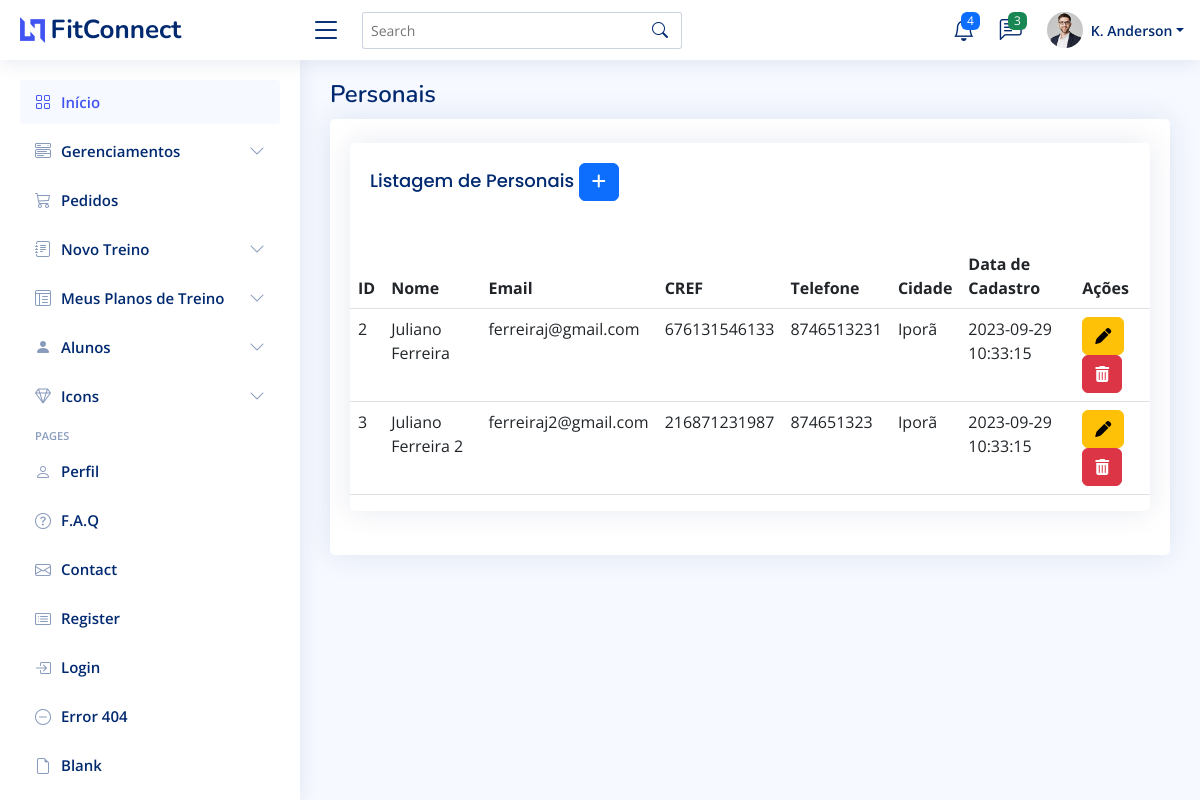
Page /listarPersonal.php on the committed database.
### tables this page shows
CREATE TABLE `personal` (
  `id` int(11) NOT NULL,
  `nome` varchar(100) NOT NULL,
  `email` varchar(100) NOT NULL,
  `senha` varchar(50) NOT NULL,
  `sexo` varchar(10) NOT NULL,
  `dataNascimento` date NOT NULL,
  `cref` varchar(15) NOT NULL,
  `cpf` varchar(11) NOT NULL,
  `cnpj` varchar(20) NOT NULL,
  `telefone` varchar(20) NOT NULL,
  `cep` varchar(15) NOT NULL,
  `endereco` varchar(100) NOT NULL,
  `numero` varchar(6) NOT NULL,
  `bairro` varchar(45) NOT NULL,
  `cidade` varchar(50) NOT NULL,
  `estado` varchar(2) NOT NULL,
  `observacao` varchar(500) NOT NULL,
  `estatus` varchar(10) NOT NULL DEFAULT 'ativo',
  `dataCadastro` datetime NOT NULL DEFAULT current_timestamp() ON UPDATE current_timestamp()
);

### listarPersonal.php (the view, shortened to what this page needs)
<?php
require_once("conexao.php");
$sql = "select * from personal";
$resultados = mysqli_query($conexao, $sql);
?>
<!DOCTYPE html>
<html lang="en">
<head>
    <link href="https://cdn.jsdelivr.net/npm/bootstrap@5.3.0-alpha3/dist/css/bootstrap.min.css" rel="stylesheet"
>
    <link href="assets/vendor/bootstrap/css/bootstrap.min.css" rel="stylesheet">
    <link href="assets/vendor/bootstrap-icons/bootstrap-icons.css" rel="stylesheet">
    <link href="assets/vendor/boxicons/css/boxicons.min.css" rel="stylesheet">
    <link href="assets/vendor/quill/quill.snow.css" rel="stylesheet">
    <link href="assets/vendor/quill/quill.bubble.css" rel="stylesheet">
    <link href="assets/vendor/remixicon/remixicon.css" rel="stylesheet">
    <link href="assets/vendor/simple-datatables/style.css" rel="stylesheet">
    <link href="assets/css/style.css" rel="stylesheet">
</head>
<body>
    <?php require_once('menu.php'); ?>
    <main id="main" class="main">
        <div class="pagetitle">
            <h1>Personais</h1>
        </div>
        <section class="section">
            <div class="row">
                <div class="col-lg-12">
                    <div class="card">
                        <div class="card-body">
                            <div class="card mt-4 mb-4">
                                <div class="card-body">
                                    <h2 class="card-title">Listagem de Personais
                                        <a href="cadPersonal.php" class="btn btn-primary btn-sn">
                                            <i class="fa-solid fa-plus"></i>
                                        </a>
                                    </h2>
                                </div>
                                <div style="overflow-x: auto">
                                    <table class="table datatable">
                                        <thead>
                                            <tr>
                                                <th scope="col">ID</th>
                                                <th scope="col">Nome</th>
                                                <th scope="col">Email</th>
                                                <th scope="col">CREF</th>
                                                <th scope="col">Telefone</th>
                                                <th scope="col">Cidade</th>
                                                <th scope="col">Data de Cadastro</th>
                                                <th scope="col">Ações</th>
                                            </tr>
                                        </thead>
                                        <tbody>
                                            <?php while ($linha = mysqli_fetch_array($resultados)) { ?>
                                                <tr>
                                                    <td>
                                                        <?= $linha['id'] ?>
                                                    </td>
                                                    <td>
                                                        <?= $linha['nome'] ?>
                                                    </td>
                                                    <td>
                                                        <?= $linha['email'] ?>
                                                    </td>
                                                    <td>
                                                        <?= $linha['cref'] ?>
                                                    </td>
                                                    <td>
                                                        <?= $linha['telefone'] ?>
                                                    </td>
                                                    <td>
                                                        <?= $linha['cidade'] ?>
                                                    </td>
                                                    <td>
                                                        <?= $linha['dataCadastro'] ?>
                                                    </td>
                                                    <td>
                                                        <a href="alterarPersonal.php?id=<?= $linha['id'] ?>"
                                                            class="btn btn-warning">
                                                            <i class="fa-solid fa-pen"></i>
                                                        </a>
                                                        <a href="listarPersonal.php?id=<?= $linha['id'] ?>"
                                                            class="btn btn-danger"
                                                            onclick="return confirm('Confirma exclusão?')">
                                                            <i class="fa-solid fa-trash-can"></i>
                                                        </a>
                                                    </td>
                                                </tr>
                                            <?php } ?>
                                        </tbody>
                                    </table>
                                </div>
                            </div>
                        </div>
                    </div>
                </div>
            </div>
        </section>
</body>
</html>

### assets/css/style.css (style rules this page uses)
:root { scroll-behavior: smooth; }
body { font-family: "Open Sans", sans-serif; background: #f6f9ff; color: #444444; }
h1, h2, h3, h4, h5, h6 { font-family: "Nunito", sans-serif; }
#main { margin-top: 60px; padding: 20px 30px; transition: all 0.3s; }
.pagetitle { margin-bottom: 10px; }
.pagetitle h1 { font-size: 24px; margin-bottom: 0; font-weight: 600; color: #012970; }
.card { margin-bottom: 30px; border: none; border-radius: 5px; box-shadow: 0px 0 30px rgba(1, 41, 112, 0.1); }
.card-title { padding: 20px 0 15px 0; font-size: 18px; font-weight: 500; color: #012970; font-family: "Poppins", sans-serif; }
.card-body { padding: 0 20px 20px 20px; }
@media (min-width: 1200px) { #main, #footer { margin-left: 300px; } }

### rows in the picture
personal: id "2", nome "Juliano Ferreira", email "ferreiraj@gmail.com", cref "676131546133", telefone "8746513231", cidade "Iporã", dataCadastro "2023-09-29 10:33:15"
personal: id "3", nome "Juliano Ferreira 2", email "ferreiraj2@gmail.com", cref "216871231987", telefone "874651323", cidade "Iporã", dataCadastro "2023-09-29 10:33:15"
